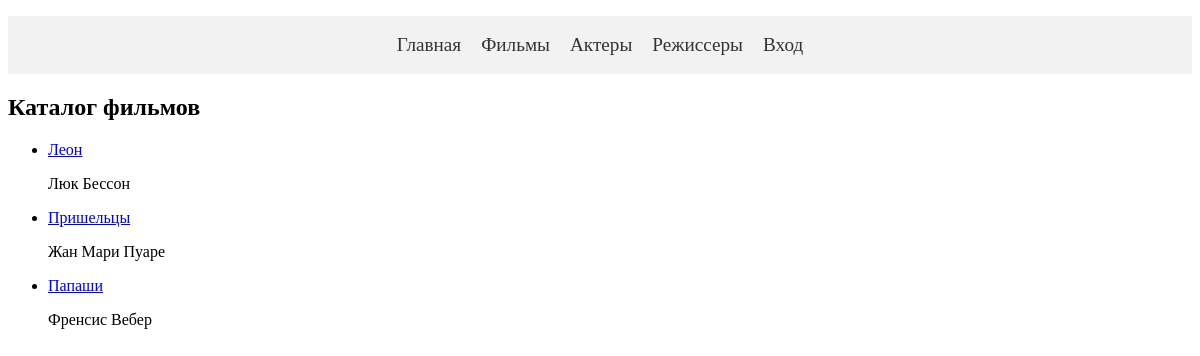
Screenshot of /kino/ with the database file from the repository.
### appkino/models.py (models this page shows, shortened)
class modelKino(models.Model):
    poster = models.FileField(blank=True, null=True,
                                  verbose_name='Постер',
                              upload_to='posters/',
                              )
    name = models.CharField(max_length=50,
                            verbose_name='Название')
    genre = models.ForeignKey(to=modelGenre, on_delete=models.SET_NULL,
                              null=True,
                              verbose_name='Жанр')
    director = models.ForeignKey(to=modelDirector, on_delete=models.SET_NULL,
                                 null=True,
                            verbose_name='Режиссер')
    country = models.CharField(max_length=50, blank=True, null=True,
                            verbose_name='Страна')
    year = models.IntegerField(blank=True, null=True,
                            verbose_name='Год')
    actor = models.ManyToManyField(to=modelActor,
                            verbose_name='Актеры')
    rating = models.FloatField(blank=True, null=True,
                            verbose_name='Рейтинг')
    info = models.TextField(blank=True, null=True,
                            verbose_name='Информация')
    podpiska = models.ForeignKey(to=modelPodpiska, on_delete=models.SET_DEFAULT,
                                 default=1, null=True,
                            verbose_name='Подписка')
    file = models.URLField(blank=True, null=True,
                           verbose_name='Трейлер')
    def getUrl(self):
        return f'{self.genre}/{self.id}/'

class modelDirector(models.Model):
    name = models.CharField(max_length=100, verbose_name='Режиссер')
    info = models.TextField(verbose_name='Информация', null=True, blank=True)
    foto = models.FileField(blank=True, null=True,
                              verbose_name='Фото',
                              upload_to='fotoDirector/',
                              )
    def __str__(self):
        return self.name

### appkino/views.py (the view)
# urls.py: path('kino/', views.kinoList.as_view(),name='allkino'),
class kinoList(generic.ListView):
    model = modelKino

### appkino/models.py (called while the page is built)
    def __str__(self):
        return self.name

### templates/appkino/modelkino_list.html (shortened to what this page needs)
{% extends 'index.html' %}
{% load static %}
{% block head %}
        <link rel="stylesheet" href="{% static 'css/index.css' %}">
{% endblock %}
{% block content %}
    <h2>Каталог фильмов</h2>
        <ul>
        {% for one in modelkino_list %}
            <li>
                <a href="{{ one.getUrl }}">{{ one.name }}</a>
                <p>{{ one.director }}</p>
            </li>
        {% endfor %}
        </ul>
{% endblock %}

### rows the page displays
modelKino: name "Леон", director "Люк Бессон"
modelKino: name "Пришельцы", director "Жан Мари Пуаре"
modelKino: name "Папаши", director "Френсис Вебер"
